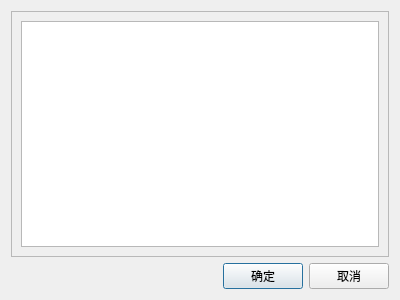
<?xml version="1.0" encoding="UTF-8"?>
<ui version="4.0">
 <class>w_scr_dish_group_Dialog</class>
 <widget class="QDialog" name="w_scr_dish_group_Dialog">
  <property name="geometry">
   <rect>
    <x>0</x>
    <y>0</y>
    <width>400</width>
    <height>300</height>
   </rect>
  </property>
  <property name="windowTitle">
   <string>Dialog</string>
  </property>
  <layout class="QVBoxLayout" name="verticalLayout_2" stretch="1,0">
   <item>
    <widget class="QFrame" name="frame">
     <property name="frameShape">
      <enum>QFrame::StyledPanel</enum>
     </property>
     <property name="frameShadow">
      <enum>QFrame::Raised</enum>
     </property>
     <property name="outer_stylesheet" stdset="0">
      <string>frame_detail_show</string>
     </property>
     <layout class="QVBoxLayout" name="verticalLayout">
      <item>
       <widget class="ftableview" name="tableView_dish"/>
      </item>
     </layout>
    </widget>
   </item>
   <item>
    <layout class="QHBoxLayout" name="horizontalLayout">
     <item>
      <spacer name="horizontalSpacer">
       <property name="orientation">
        <enum>Qt::Horizontal</enum>
       </property>
       <property name="sizeHint" stdset="0">
        <size>
         <width>40</width>
         <height>20</height>
        </size>
       </property>
      </spacer>
     </item>
     <item>
      <widget class="lds_toolbar_button" name="pushButton_ok">
       <property name="text">
        <string>确定</string>
       </property>
       <property name="outer_stylesheet" stdset="0">
        <string>pushbutton</string>
       </property>
      </widget>
     </item>
     <item>
      <widget class="lds_toolbar_button" name="pushButton_cancel">
       <property name="text">
        <string>取消</string>
       </property>
       <property name="outer_stylesheet" stdset="0">
        <string>pushbutton</string>
       </property>
      </widget>
     </item>
    </layout>
   </item>
  </layout>
 </widget>
 <customwidgets>
  <customwidget>
   <class>ftableview</class>
   <extends>QTableView</extends>
   <header>ftableview.h</header>
  </customwidget>
  <customwidget>
   <class>lds_toolbar_button</class>
   <extends>QPushButton</extends>
   <header>lds_toolbar_button.h</header>
  </customwidget>
 </customwidgets>
 <resources/>
 <connections/>
</ui>
